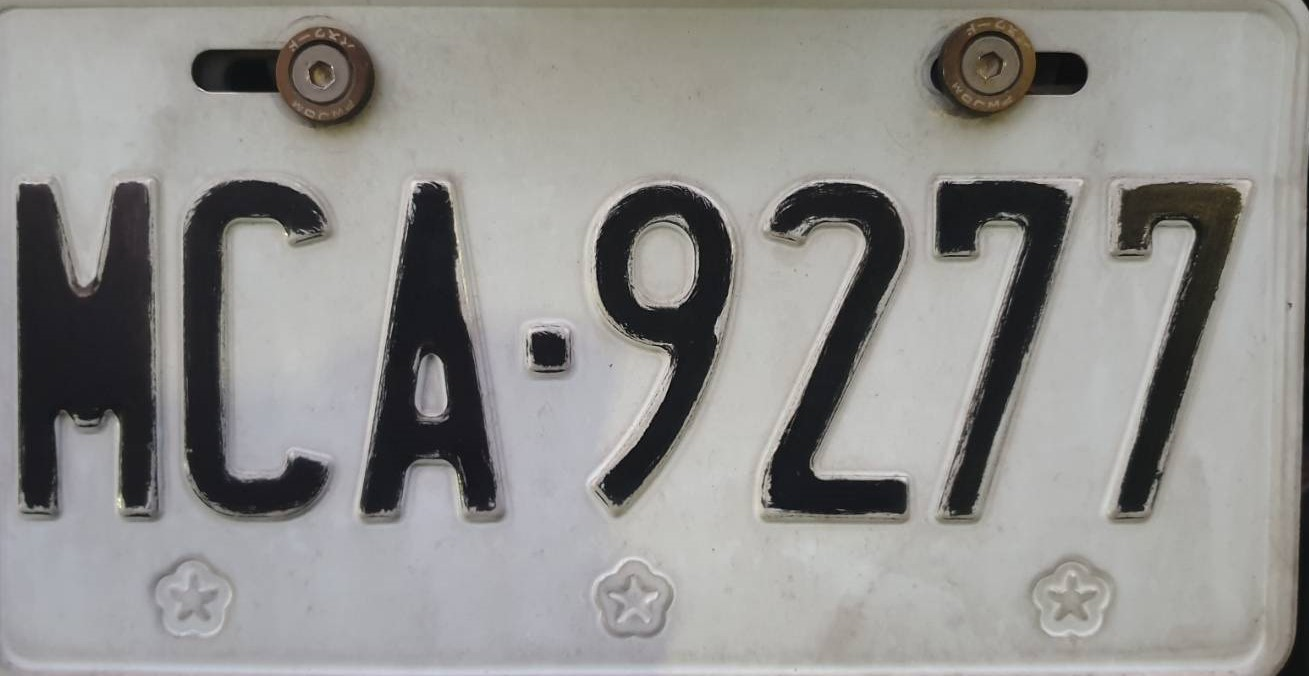
#> input picture MCA9277.jpg, 1309 x 676 px
$ python LPR.py
#> lines starting #> are read from the running program, lines starting #| are printed output that depends on the picture; after the words box and inside, x2 and y2 are one past the last pixel; in counts of white or black regions, pixels touching at a corner belong together
#強化影像後儲存成afterclear.png並OCR辨識
#python LPR.py
import cv2
import numpy as np
from PIL import Image
import sys
import pyocr
import pyocr.builders
import re

# 影像強化處理
def enhance_image(input_image_path, output_image_path):
#> called with input_image_path = 'MCA9277.jpg', output_image_path = 'afterclear.png'
    image = cv2.imread(input_image_path)
#> image is the input picture: shape (676, 1309, 3); mean B, G, R 142.2, 144.4, 145.3
    print(f"讀取影像 {input_image_path}")
    cv2.imshow('Original Image', image)
    cv2.waitKey(0)
    #轉灰階
    gray = cv2.cvtColor(image, cv2.COLOR_BGR2GRAY)


    # 調整對比度和亮度
    alpha = 2.5
    beta = -50
    adjusted = cv2.convertScaleAbs(gray, alpha=alpha, beta=beta)
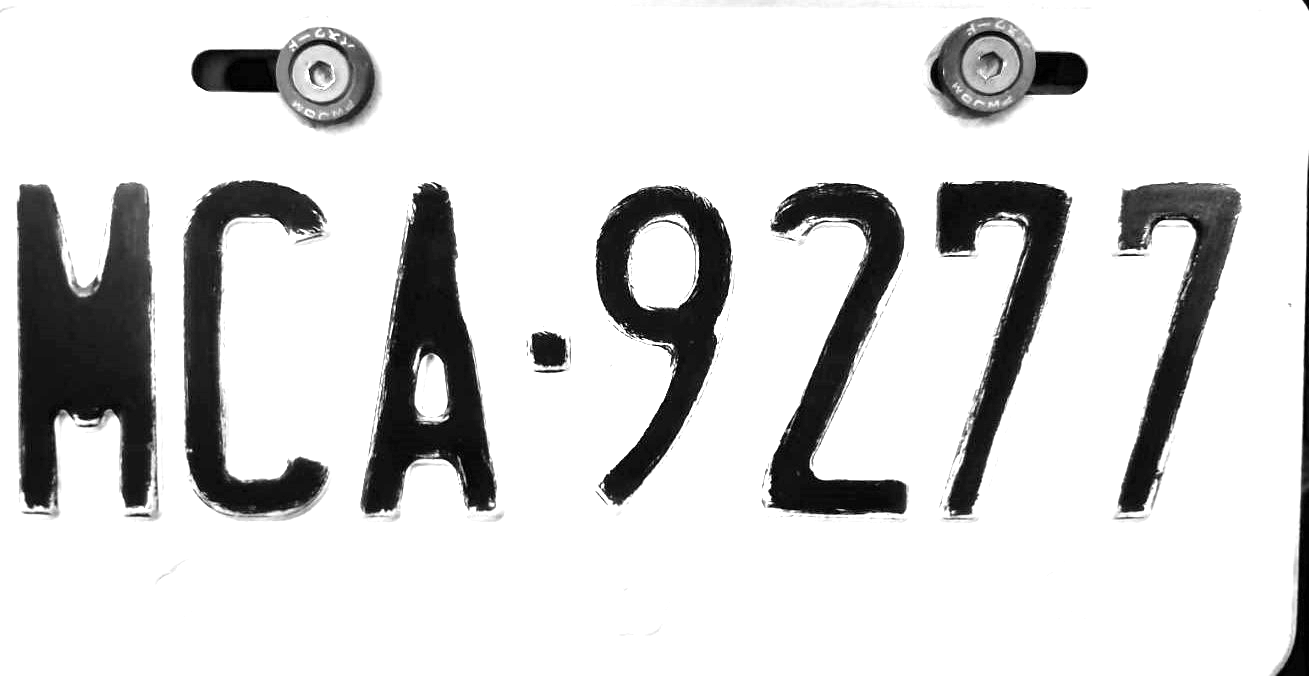
#> adjusted: shape (676, 1309); min 0, max 255, mean 214.6

    # 使用 Otsu 閾值法進行二值化
    _, thresh = cv2.threshold(adjusted, 0, 255, cv2.THRESH_BINARY_INV + cv2.THRESH_OTSU)
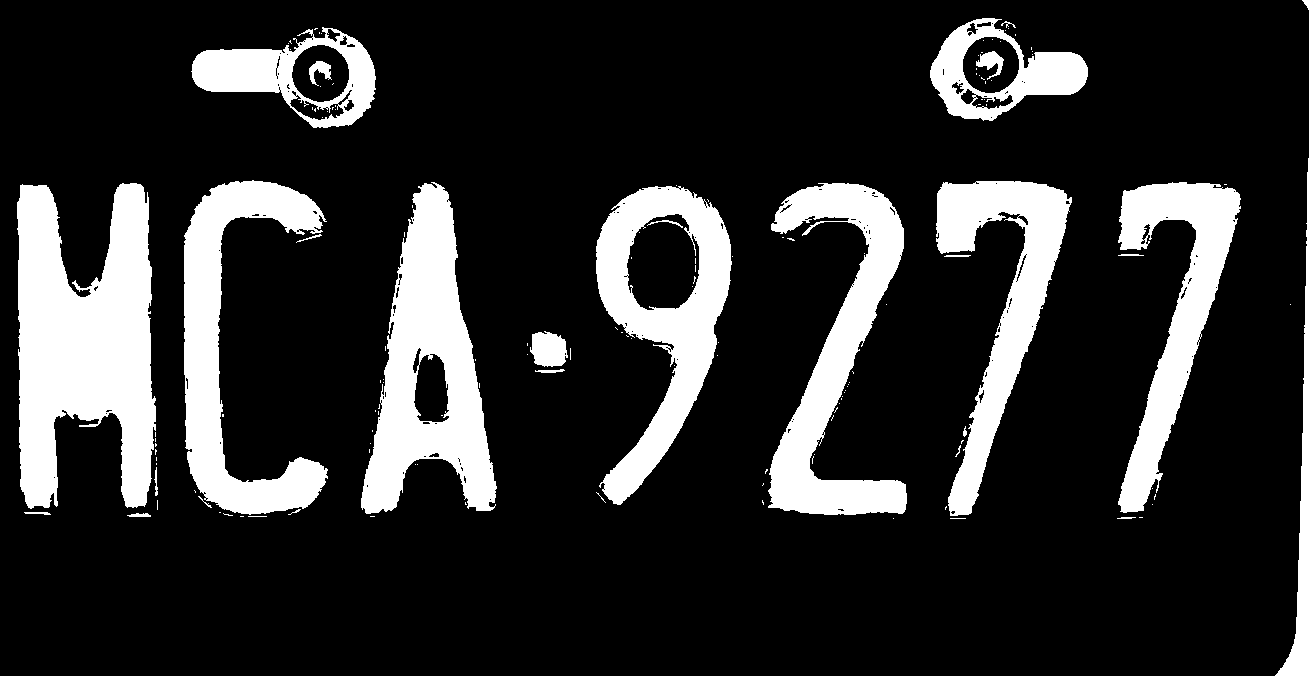
#> thresh: shape (676, 1309); 17.9% white; 147 white regions (119 under 20 px), largest, box (x1, y1, x2, y2) and area: (17, 183, 156, 509) 31340, (361, 182, 497, 514) 22056, (768, 183, 907, 515) 18201

    # 去除雜點
    for i in range(len(thresh)):
        for j in range(len(thresh[i])):
            if thresh[i][j] == 255:
                count = 0
                for k in range(-2, 3):
                    for l in range(-2, 3):
                        try:
                            if thresh[i + k][j + l] == 255:
                                count += 1
                        except IndexError:
                            pass
                if count <= 10:
                    thresh[i][j] = 0
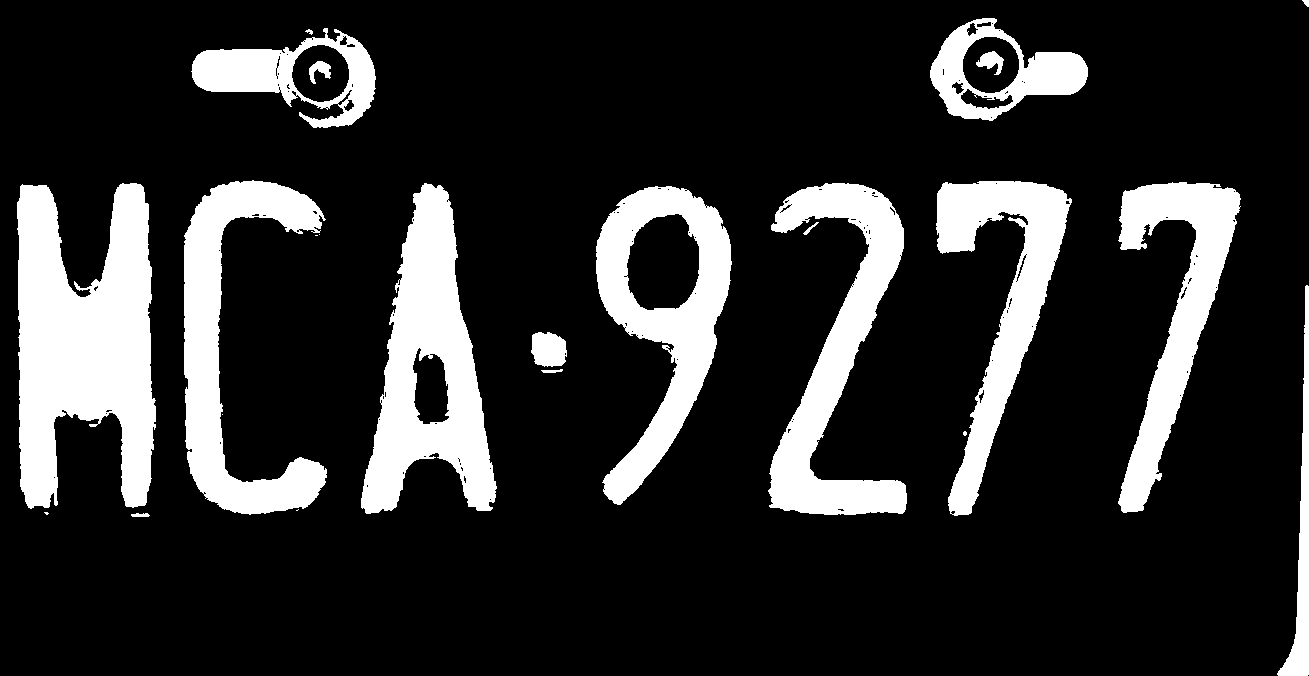
#> thresh: shape (676, 1309); 17.6% white; 24 white regions (6 under 20 px), largest, box (x1, y1, x2, y2) and area: (17, 183, 156, 509) 31254, (361, 183, 497, 514) 21841, (768, 183, 907, 515) 18046

    # 儲存處理後的圖片
    cv2.imwrite(output_image_path, thresh)
    print(f"影像強化完成 儲存至 {output_image_path}")

    # 顯示強化後的圖片
    enhanced_image = cv2.imread(output_image_path)
    cv2.imshow('afterclear', enhanced_image)
    cv2.waitKey(0)
    cv2.destroyAllWindows()

# OCR 辨識處理
def perform_ocr(image_path):
    # 初始化 OCR 工具
    tools = pyocr.get_available_tools()
    if len(tools) == 0:
        print("No OCR tool found")
        sys.exit(1)
    tool = tools[0]

    # OCR 辨識
    result = tool.image_to_string(
        Image.open(image_path),
        builder=pyocr.builders.TextBuilder()
    )

    # 優化 OCR 結果
    txt = result.replace("!", "1").replace("|", "1")
    real_txt = re.findall(r'[A-Z]+|[\d]+', txt)

    # 組合真正的車牌
    txt_Plate = "".join(real_txt)
    print("OCR 辨識結果：", result)
    print("優化後辨識結果：", txt_Plate)

# 主程式
if __name__ == "__main__":
    input_image = 'MCA9277.jpg'  # 原始圖片名稱
    enhanced_image = 'afterclear.png'  # 儲存強化後圖片的名稱

    # 影像強化
    enhance_image(input_image, enhanced_image)

    # OCR 辨識
    perform_ocr(enhanced_image)
#> (the call stopped at in perform_ocr, `tools = pyocr.get_available_tools()`: pyocr is not available in this run)

$ run again, with AGC7052.jpg copied over MCA9277.jpg
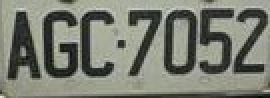
#> input picture AGC7052.jpg, 135 x 49 px (shown 2 times larger)
#> in enhance_image, image is the input picture: shape (49, 135, 3); mean B, G, R 113.6, 125.1, 122.1
#> in enhance_image, `adjusted = cv2.convertScaleAbs(gray, alpha=alpha, beta=beta)`:
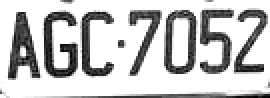
#> adjusted: shape (49, 135) (shown 2 times larger); min 0, max 255, mean 195.9
#> the loop in enhance_image, `for i in range(len(thresh)):` made 49 passes
#> after the loop in enhance_image, `for i in range(len(thresh)):`:
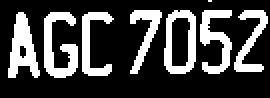
#> thresh: shape (49, 135) (shown 2 times larger); 26.2% white; 8 white regions (1 under 20 px), largest, box (x1, y1, x2, y2) and area: (22, 6, 39, 39) 299, (4, 6, 20, 39) 290, (82, 5, 98, 37) 266
